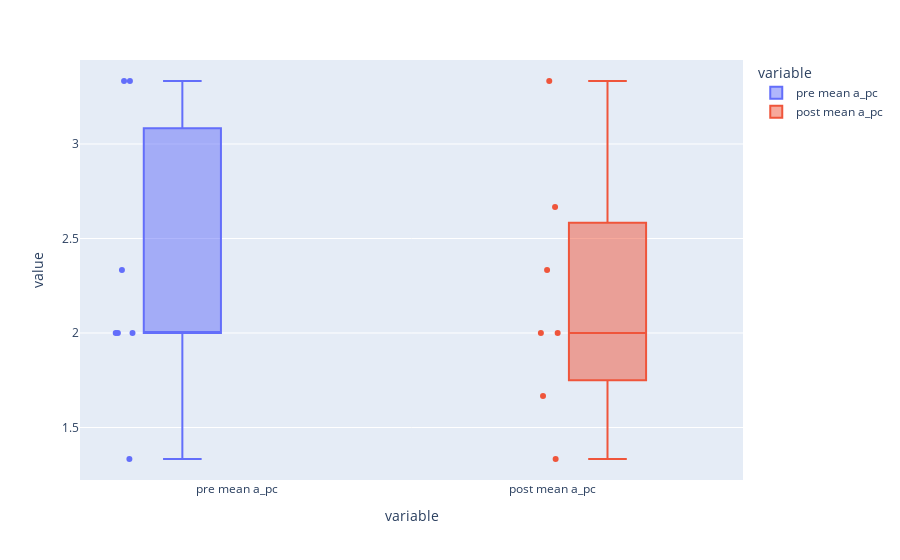

Source (notebook cell):
### Code cell
#a_pc boxplots
fig = px.box(kap_data_tidy[kap_data_tidy['variable'].isin(["pre mean a_pc", "post mean a_pc"])], x="variable", y='value', color="variable", points="all")
fig.show()

### Figure 1 — Plotly figure (JSON) as saved in the notebook; plotly's stock layout.template omitted (floating-point values rounded to 4 significant figures)
{"data": [{"alignmentgroup": "True", "boxpoints": "all", "hoverlabel": {"namelength": 0}, "hovertemplate": "variable=%{x}<br>value=%{y}", "legendgroup": "pre mean a_pc", "marker": {"color": "#636efa"}, "name": "pre mean a_pc", "notched": false, "offsetgroup": "pre mean a_pc", "orientation": "v", "showlegend": true, "type": "box", "x": ["pre mean a_pc", "pre mean a_pc", "pre mean a_pc", "pre mean a_pc", "pre mean a_pc", "pre mean a_pc", "pre mean a_pc"], "x0": " ", "xaxis": "x", "y": [2.333, 2, 3.333, 2, 2, 1.333, 3.333], "y0": " ", "yaxis": "y"}, {"alignmentgroup": "True", "boxpoints": "all", "hoverlabel": {"namelength": 0}, "hovertemplate": "variable=%{x}<br>value=%{y}", "legendgroup": "post mean a_pc", "marker": {"color": "#EF553B"}, "name": "post mean a_pc", "notched": false, "offsetgroup": "post mean a_pc", "orientation": "v", "showlegend": true, "type": "box", "x": ["post mean a_pc", "post mean a_pc", "post mean a_pc", "post mean a_pc", "post mean a_pc", "post mean a_pc", "post mean a_pc"], "x0": " ", "xaxis": "x", "y": [1.667, 2, 2.667, 2.333, 2, 1.333, 3.333], "y0": " ", "yaxis": "y"}], "layout": {"autosize": true, "boxmode": "group", "legend": {"title": {"text": "variable"}, "tracegroupgap": 0}, "margin": {"t": 60}, "xaxis": {"anchor": "y", "autorange": true, "categoryarray": ["pre mean a_pc", "post mean a_pc"], "categoryorder": "array", "domain": [0, 1], "range": [-0.5, 1.605], "title": {"text": "variable"}, "type": "category"}, "yaxis": {"anchor": "x", "autorange": true, "domain": [0, 1], "range": [1.222, 3.444], "title": {"text": "value"}, "type": "linear"}}}
